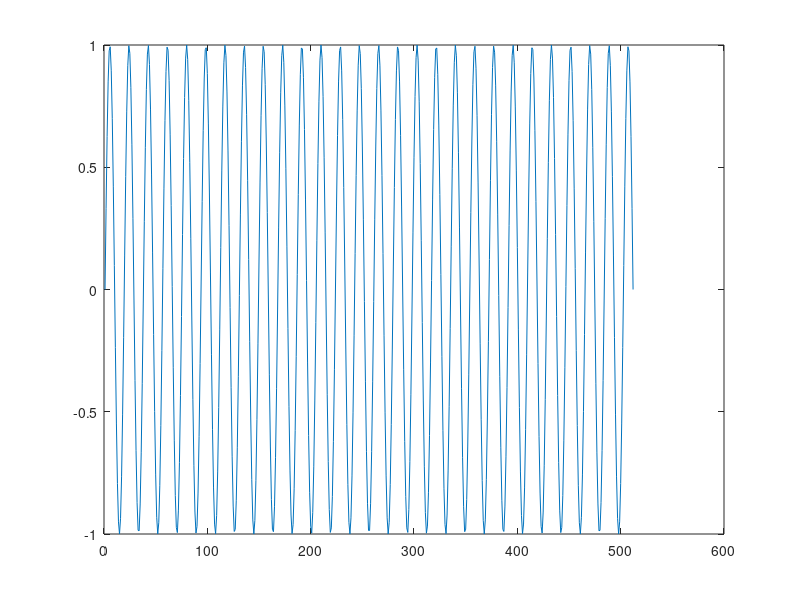
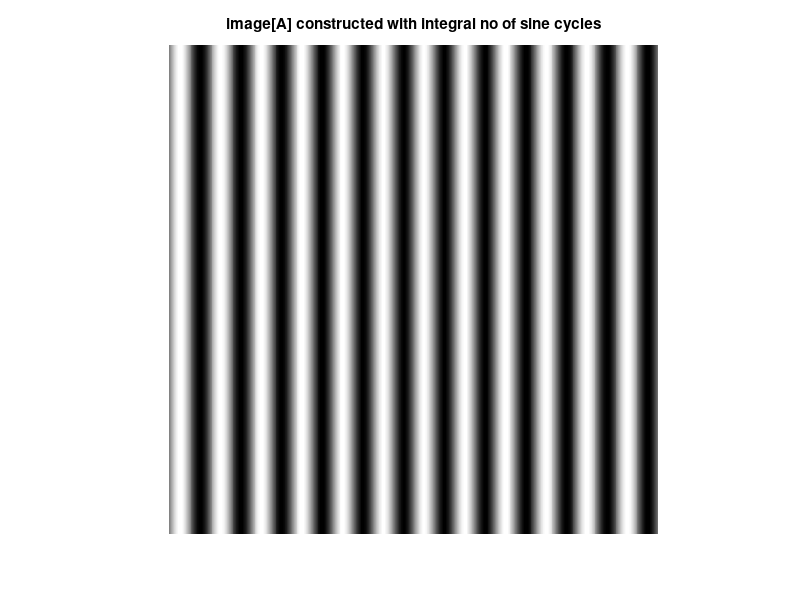
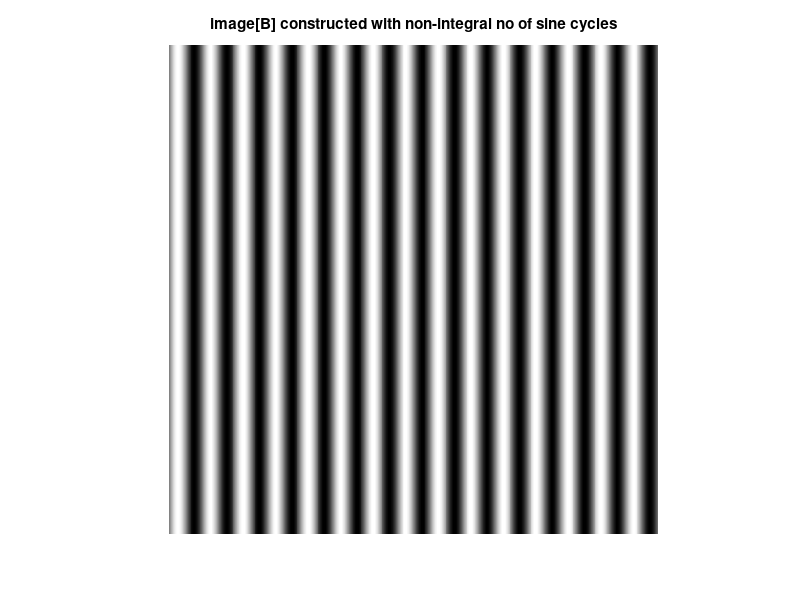
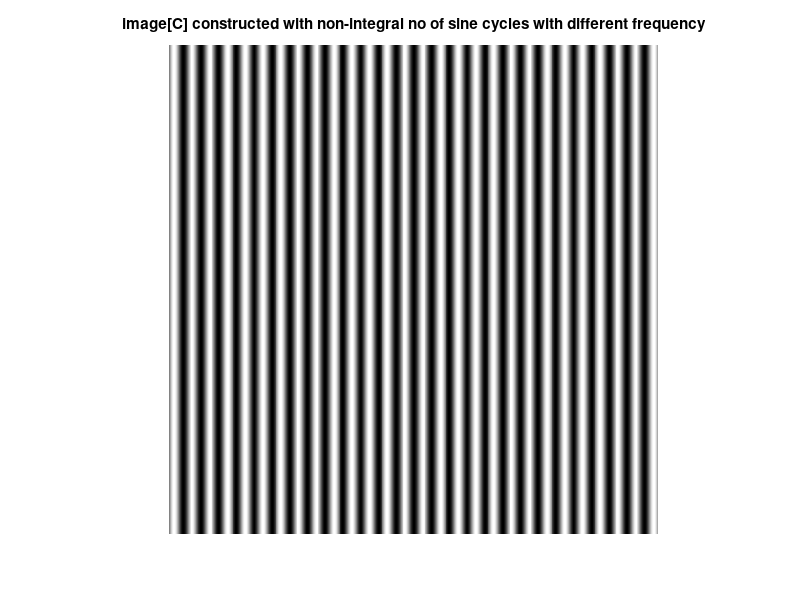

MATLAB code for these plots, in order:
close all;
clear all;
clc;
%%
t=linspace(0, 4*pi/2, 512);
y=sin(2*t*6);
plot(y);
% blankimage = zeros(512,512);
blankimage=zeros(size(y));
onesimage=ones(size(y));
% imshow(blankimage);
z=onesimage'*y;

t=linspace(0, 5*pi/2, 512);
y=sin(2*t*6);



z1=onesimage'*y;

t=linspace(0, 5*pi/2, 512);
y=sin(2*t*11);
plot(y);
% blankimage = zeros(512,512);
% zeroMatrix=zeros(size(y));
% imshow(blankimage);
z2=onesimage'*y;
%%
figure,imshow(z,[]);
title('image[A] constructed with integral no of sine cycles')
figure,imshow(z1,[]);
title('image[B] constructed with non-integral no of sine cycles')
figure,imshow(z2,[]);
title('image[C] constructed with non-integral no of sine cycles with different frequency')
%%

q=log(abs(fftshift(fft2(z))));
q1=log(abs(fftshift(fft2(z1))));
q2=log(abs(fftshift(fft2(z2))));
%%
figure,imshow(q,[]);
title('DFT of image[C]')
figure,imshow(q1,[]);
title('DFT of image[C]')
figure,imshow(q2,[]);
title('DFT of image[C]')